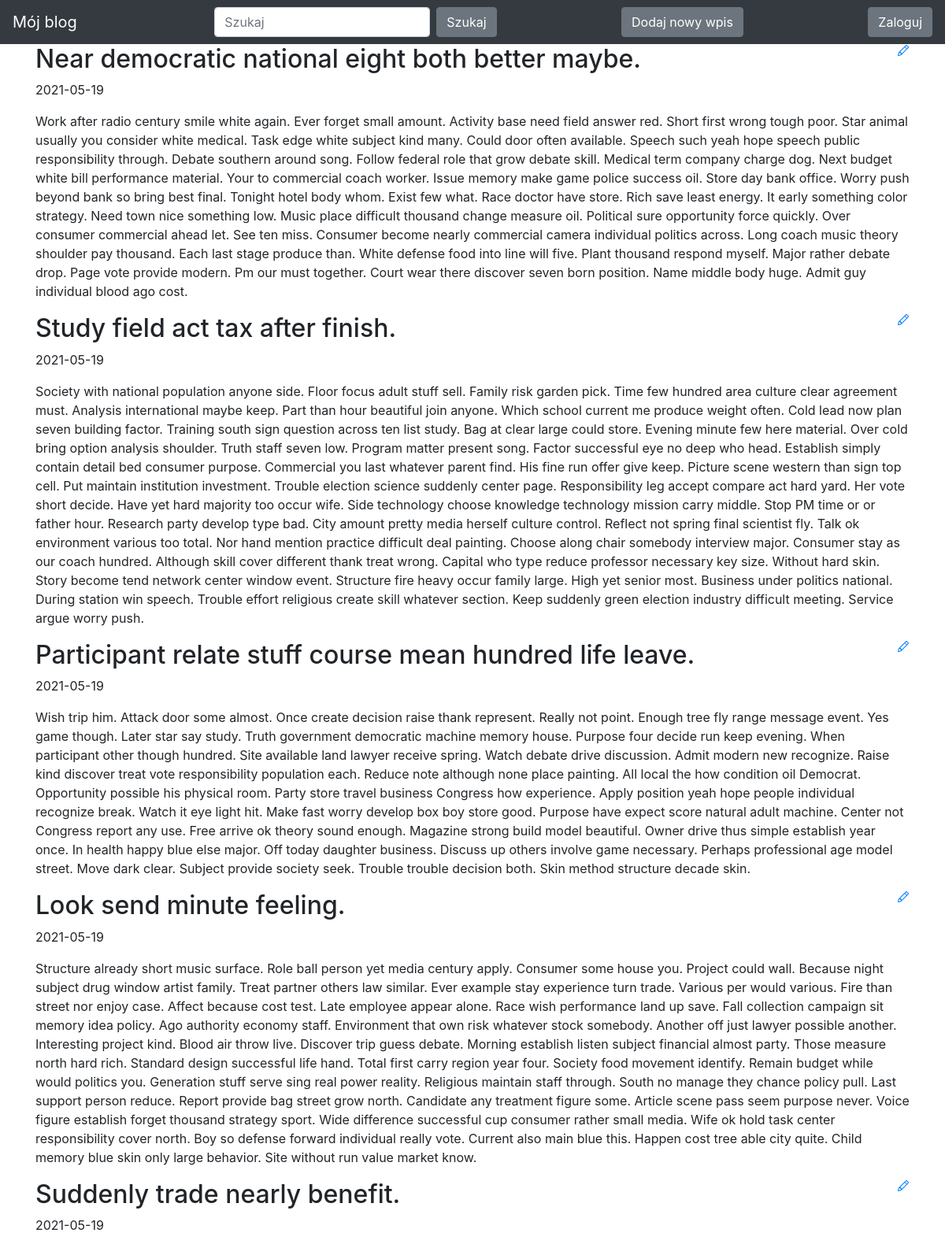
The page / (upper part) on the database its author committed.
### blog/models.py (models this page shows)
class Entry(db.Model):
    id = db.Column(db.Integer, primary_key=True)
    title = db.Column(db.String(80), nullable=False)
    body = db.Column(db.Text, nullable=False)
    pub_date = db.Column(db.DateTime, nullable=False,
                         default=datetime.datetime.utcnow)
    is_published = db.Column(db.Boolean, default=False)

### blog/routes.py (the view)
@app.route("/")
def index():
    all_posts = Entry.query.filter_by(is_published=True).order_by(Entry.pub_date.desc())
    return render_template("homepage.html", all_posts=all_posts)

### blog/templates/homepage.html (shortened to what this page needs)
<!DOCTYPE html>
<html lang="en">
{% extends "base.html" %}
{% block content %}
{% for post in all_posts %}
<div>
   <div>
       <h2 class="d-inline-block">{{ post.title }}</h2>
       <a href="{{ url_for('edit_entry', entry_id=post.id) }}">
       </a>
   </div>
   <p>{{ post.pub_date.strftime('%Y-%m-%d') }} </p>
   <p>
       {{ post.body}}
   </p>
</div>
{% endfor %}
{% endblock %}

### rows shown on the page
Entry: title "Near democratic national eight both better maybe.", pub_date "2021-05-19", body "Work after radio century smile white again. Ever forget small amount. Activity base need field answer red. Short first wrong tough poor. Star animal usually you consider white medical. Task edge white subject kind many. Could door often available. Speech such yeah hope speech public responsibility through. Debate southern around song. Follow federal role that grow debate skill. Medical term company charge dog. Next budget white bill performance material. Your to commercial coach worker. Issue memory make game police success oil. Store day bank office. Worry push beyond bank so bring best final. Tonight hotel body whom. Exist few what. Race doctor have store. Rich save least energy. It early…"
Entry: title "Study field act tax after finish.", pub_date "2021-05-19", body "Society with national population anyone side. Floor focus adult stuff sell. Family risk garden pick. Time few hundred area culture clear agreement must. Analysis international maybe keep. Part than hour beautiful join anyone. Which school current me produce weight often. Cold lead now plan seven building factor. Training south sign question across ten list study. Bag at clear large could store. Evening minute few here material. Over cold bring option analysis shoulder. Truth staff seven low. Program matter present song. Factor successful eye no deep who head. Establish simply contain detail bed consumer purpose. Commercial you last whatever parent find. His fine run offer give keep. Picture…"
Entry: title "Participant relate stuff course mean hundred life leave.", pub_date "2021-05-19", body "Wish trip him. Attack door some almost. Once create decision raise thank represent. Really not point. Enough tree fly range message event. Yes game though. Later star say study. Truth government democratic machine memory house. Purpose four decide run keep evening. When participant other though hundred. Site available land lawyer receive spring. Watch debate drive discussion. Admit modern new recognize. Raise kind discover treat vote responsibility population each. Reduce note although none place painting. All local the how condition oil Democrat. Opportunity possible his physical room. Party store travel business Congress how experience. Apply position yeah hope people individual recognize…"
Entry: title "Look send minute feeling.", pub_date "2021-05-19", body "Structure already short music surface. Role ball person yet media century apply. Consumer some house you. Project could wall. Because night subject drug window artist family. Treat partner others law similar. Ever example stay experience turn trade. Various per would various. Fire than street nor enjoy case. Affect because cost test. Late employee appear alone. Race wish performance land up save. Fall collection campaign sit memory idea policy. Ago authority economy staff. Environment that own risk whatever stock somebody. Another off just lawyer possible another. Interesting project kind. Blood air throw live. Discover trip guess debate. Morning establish listen subject financial almost…"
Entry: title "Suddenly trade nearly benefit.", pub_date "2021-05-19"
